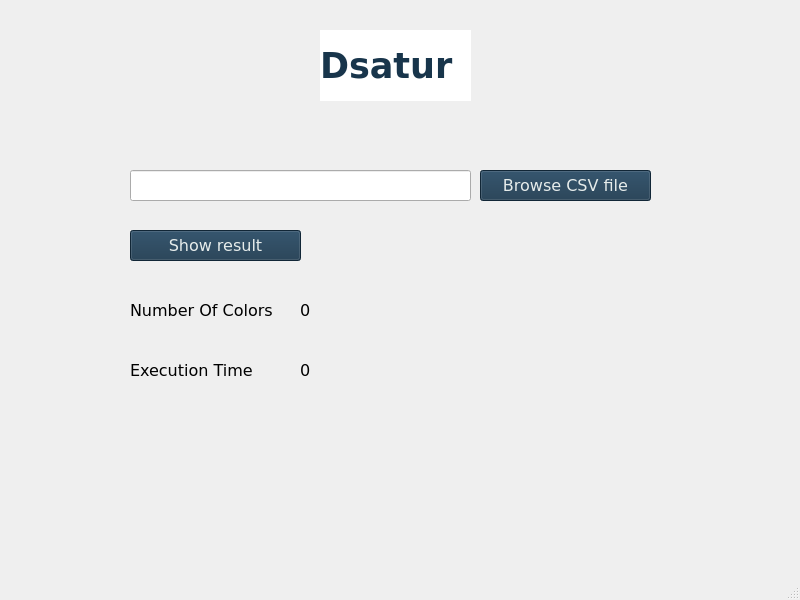
<?xml version="1.0" encoding="UTF-8"?>
<ui version="4.0">
 <class>dsaturScreen</class>
 <widget class="QMainWindow" name="dsaturScreen">
  <property name="geometry">
   <rect>
    <x>0</x>
    <y>0</y>
    <width>800</width>
    <height>600</height>
   </rect>
  </property>
  <property name="windowTitle">
   <string>MainWindow</string>
  </property>
  <widget class="QWidget" name="centralwidget">
   <widget class="QLabel" name="screenTitle">
    <property name="geometry">
     <rect>
      <x>320</x>
      <y>30</y>
      <width>151</width>
      <height>71</height>
     </rect>
    </property>
    <property name="font">
     <font>
      <family>Verdana</family>
      <pointsize>26</pointsize>
      <weight>75</weight>
      <bold>true</bold>
     </font>
    </property>
    <property name="layoutDirection">
     <enum>Qt::LeftToRight</enum>
    </property>
    <property name="styleSheet">
     <string notr="true">background-color: rgb(255, 255, 255);
color: rgb(24, 53, 75);
</string>
    </property>
    <property name="text">
     <string>Dsatur</string>
    </property>
   </widget>
   <widget class="QLineEdit" name="filename">
    <property name="geometry">
     <rect>
      <x>130</x>
      <y>170</y>
      <width>341</width>
      <height>31</height>
     </rect>
    </property>
   </widget>
   <widget class="QPushButton" name="browseCsvButton">
    <property name="geometry">
     <rect>
      <x>480</x>
      <y>170</y>
      <width>171</width>
      <height>31</height>
     </rect>
    </property>
    <property name="font">
     <font>
      <family>Verdana</family>
      <pointsize>12</pointsize>
     </font>
    </property>
    <property name="styleSheet">
     <string notr="true">background-color: rgb(24, 53, 76);
color: rgb(230, 236, 235);</string>
    </property>
    <property name="text">
     <string>Browse CSV file</string>
    </property>
   </widget>
   <widget class="QPushButton" name="submitButton">
    <property name="geometry">
     <rect>
      <x>130</x>
      <y>230</y>
      <width>171</width>
      <height>31</height>
     </rect>
    </property>
    <property name="font">
     <font>
      <family>Verdana</family>
      <pointsize>12</pointsize>
     </font>
    </property>
    <property name="styleSheet">
     <string notr="true">background-color: rgb(24, 53, 76);
color: rgb(230, 236, 235);</string>
    </property>
    <property name="text">
     <string>Show result</string>
    </property>
   </widget>
   <widget class="QLabel" name="resultLabel1">
    <property name="geometry">
     <rect>
      <x>130</x>
      <y>300</y>
      <width>151</width>
      <height>21</height>
     </rect>
    </property>
    <property name="font">
     <font>
      <family>Verdana</family>
      <pointsize>12</pointsize>
     </font>
    </property>
    <property name="text">
     <string>Number Of Colors</string>
    </property>
   </widget>
   <widget class="QLabel" name="resultLabel2">
    <property name="geometry">
     <rect>
      <x>130</x>
      <y>360</y>
      <width>151</width>
      <height>21</height>
     </rect>
    </property>
    <property name="font">
     <font>
      <family>Verdana</family>
      <pointsize>12</pointsize>
     </font>
    </property>
    <property name="text">
     <string>Execution Time</string>
    </property>
   </widget>
   <widget class="QLabel" name="result1">
    <property name="geometry">
     <rect>
      <x>300</x>
      <y>300</y>
      <width>151</width>
      <height>21</height>
     </rect>
    </property>
    <property name="font">
     <font>
      <family>Verdana</family>
      <pointsize>12</pointsize>
     </font>
    </property>
    <property name="text">
     <string>0</string>
    </property>
   </widget>
   <widget class="QLabel" name="result2">
    <property name="geometry">
     <rect>
      <x>300</x>
      <y>360</y>
      <width>151</width>
      <height>21</height>
     </rect>
    </property>
    <property name="font">
     <font>
      <family>Verdana</family>
      <pointsize>12</pointsize>
     </font>
    </property>
    <property name="text">
     <string>0</string>
    </property>
   </widget>
  </widget>
  <widget class="QMenuBar" name="menubar">
   <property name="geometry">
    <rect>
     <x>0</x>
     <y>0</y>
     <width>800</width>
     <height>21</height>
    </rect>
   </property>
  </widget>
  <widget class="QStatusBar" name="statusbar"/>
 </widget>
 <resources/>
 <connections/>
</ui>
